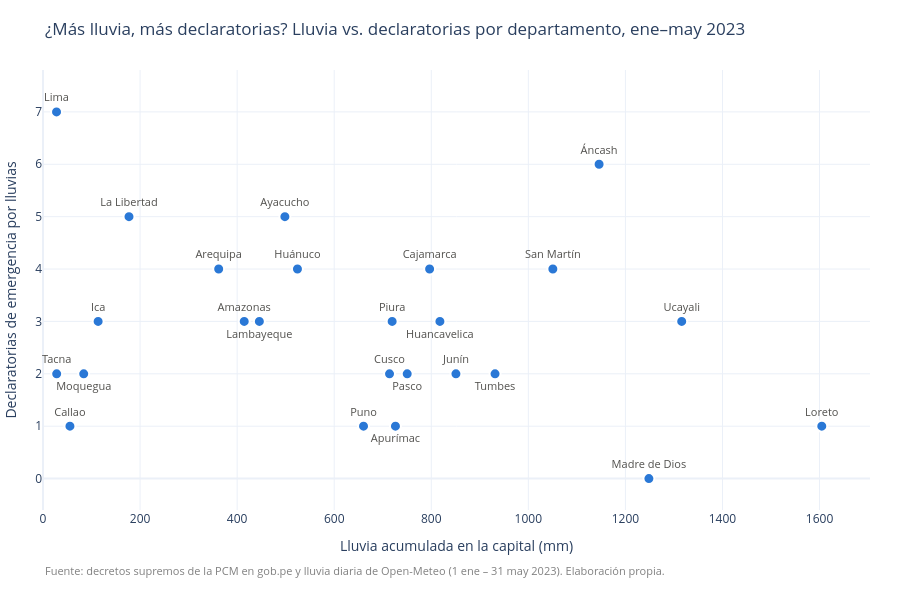

Here is the notebook cell this chart was saved with:
### Markdown cell above
## 8. Gráficos con Plotly

**Dispersión.** Cada punto es un departamento: en X la lluvia acumulada en su capital (1 de enero – 31 de mayo de 2023) y en Y el número de declaratorias de emergencia por lluvias que lo mencionan. Como muchos departamentos tienen el mismo número de declaratorias, algunos nombres quedarían encimados; cuando dos puntos de la misma altura están muy cerca, alternamos su etiqueta arriba/abajo. Al pasar el mouse se ven la capital, los días de lluvia fuerte y las prórrogas.

### Code cell
AZUL = "#2a78d6"
GRIS = "#52514e"
FUENTE = ("Fuente: decretos supremos de la PCM en gob.pe y lluvia diaria de Open-Meteo "
          "(1 ene – 31 may 2023). Elaboración propia.")

# Etiquetas: si dos puntos con las mismas declaratorias están cerca en X,
# la segunda etiqueta va abajo para que no se encimen.
graf = tabla.sort_values(["declaratorias", "lluvia_total_mm"]).reset_index(drop=True)
umbral = 0.08 * graf["lluvia_total_mm"].max()
posiciones = []
for i, fila in graf.iterrows():
    cerca = (i > 0
             and graf.loc[i - 1, "declaratorias"] == fila["declaratorias"]
             and fila["lluvia_total_mm"] - graf.loc[i - 1, "lluvia_total_mm"] < umbral)
    if cerca and posiciones[-1] == "top center":
        posiciones.append("bottom center")
    else:
        posiciones.append("top center")

fig_dispersion = px.scatter(
    graf, x="lluvia_total_mm", y="declaratorias", text="departamento",
    hover_name="departamento",
    hover_data={"departamento": False, "capital": True,
                "lluvia_total_mm": ":.1f", "dias_lluvia_fuerte": True,
                "declaratorias": True, "prorrogas": True},
    labels={"lluvia_total_mm": "Lluvia acumulada en la capital (mm)",
            "declaratorias": "Declaratorias de emergencia por lluvias",
            "dias_lluvia_fuerte": "Días con 20 mm o más",
            "prorrogas": "Prórrogas", "capital": "Capital"},
    title="¿Más lluvia, más declaratorias? Lluvia vs. declaratorias por departamento, ene–may 2023",
)
fig_dispersion.update_traces(
    marker=dict(size=11, color=AZUL, line=dict(width=2, color="white")),
    textposition=posiciones, textfont=dict(size=11, color=GRIS),
    cliponaxis=False,
)
fig_dispersion.update_layout(
    template="plotly_white", height=600, title_font_size=17,
    margin=dict(l=10, r=30, t=70, b=90),
    xaxis=dict(rangemode="tozero"),
    yaxis=dict(range=[-0.6, graf["declaratorias"].max() + 0.8], dtick=1),
    annotations=[dict(text=FUENTE, showarrow=False, xref="paper", yref="paper",
                      x=0, y=-0.16, xanchor="left", font=dict(size=11, color="gray"))],
)
fig_dispersion.show()

### Figure 1 — Plotly figure (JSON) as saved in the notebook; plotly's stock layout.template omitted (floating-point values rounded to 4 significant figures)
{"data": [{"cliponaxis": false, "customdata": [["Madre de Dios", "Puerto Maldonado", 23, 0], ["Callao", "Callao", 0, 0], ["Puno", "Puno", 4, 0], ["Apurímac", "Abancay", 3, 0], ["Loreto", "Iquitos", 26, 0], ["Tacna", "Tacna", 0, 0], ["Moquegua", "Moquegua", 0, 0], ["Cusco", "Cusco", 1, 0], ["Pasco", "Cerro de Pasco", 1, 0], ["Junín", "Huancayo", 6, 0], ["Tumbes", "Tumbes", 14, 1], ["Ica", "Ica", 0, 0], ["Amazonas", "Chachapoyas", 3, 1], ["Lambayeque", "Chiclayo", 4, 1], ["Piura", "Piura", 12, 1], ["Huancavelica", "Huancavelica", 3, 0], ["Ucayali", "Pucallpa", 24, 0], ["Arequipa", "Arequipa", 1, 0], ["Huánuco", "Huánuco", 2, 0], ["Cajamarca", "Cajamarca", 0, 0], ["San Martín", "Moyobamba", 12, 0], ["La Libertad", "Trujillo", 1, 0], ["Ayacucho", "Ayacucho", 2, 1], ["Áncash", "Huaraz", 9, 1], ["Lima", "Huacho", 0, 0]], "hovertemplate": "<b>%{hovertext}</b><br><br>Lluvia acumulada en la capital (mm)=%{x:.1f}<br>Declaratorias de emergencia por lluvias=%{y}<br>Capital=%{customdata[1]}<br>Días con 20 mm o más=%{customdata[2]}<br>Prórrogas=%{customdata[3]}<extra></extra>", "hovertext": ["Madre de Dios", "Callao", "Puno", "Apurímac", "Loreto", "Tacna", "Moquegua", "Cusco", "Pasco", "Junín", "Tumbes", "Ica", "Amazonas", "Lambayeque", "Piura", "Huancavelica", "Ucayali", "Arequipa", "Huánuco", "Cajamarca", "San Martín", "La Libertad", "Ayacucho", "Áncash", "Lima"], "legendgroup": "", "marker": {"color": "#2a78d6", "line": {"color": "white", "width": 2}, "size": 11, "symbol": "circle"}, "mode": "markers+text", "name": "", "orientation": "v", "showlegend": false, "text": ["Madre de Dios", "Callao", "Puno", "Apurímac", "Loreto", "Tacna", "Moquegua", "Cusco", "Pasco", "Junín", "Tumbes", "Ica", "Amazonas", "Lambayeque", "Piura", "Huancavelica", "Ucayali", "Arequipa", "Huánuco", "Cajamarca", "San Martín", "La Libertad", "Ayacucho", "Áncash", "Lima"], "textfont": {"color": "#52514e", "size": 11}, "textposition": ["top center", "top center", "top center", "bottom center", "top center", "top center", "bottom center", "top center", "bottom center", "top center", "bottom center", "top center", "top center", "bottom center", "top center", "bottom center", "top center", "top center", "top center", "top center", "top center", "top center", "top center", "top center", "top center"], "type": "scatter", "x": [1248.0, 55.5, 660.4, 726.2, 1605.0, 28.2, 83.9, 714.0, 750.4, 850.8, 931.4, 113.6, 414.6, 445.8, 719.4, 817.8, 1316.0, 362.0, 524.3, 796.6, 1050.0, 177.2, 498.4, 1146.0, 27.9], "xaxis": "x", "y": [0, 1, 1, 1, 1, 2, 2, 2, 2, 2, 2, 3, 3, 3, 3, 3, 3, 4, 4, 4, 4, 5, 5, 6, 7], "yaxis": "y"}], "layout": {"annotations": [{"font": {"color": "gray", "size": 11}, "showarrow": false, "text": "Fuente: decretos supremos de la PCM en gob.pe y lluvia diaria de Open-Meteo (1 ene – 31 may 2023). Elaboración propia.", "x": 0, "xanchor": "left", "xref": "paper", "y": -0.16, "yref": "paper"}], "height": 600, "legend": {"tracegroupgap": 0}, "margin": {"b": 90, "l": 10, "r": 30, "t": 70}, "title": {"font": {"size": 17}, "text": "¿Más lluvia, más declaratorias? Lluvia vs. declaratorias por departamento, ene–may 2023"}, "xaxis": {"anchor": "y", "domain": [0, 1], "rangemode": "tozero", "title": {"text": "Lluvia acumulada en la capital (mm)"}}, "yaxis": {"anchor": "x", "domain": [0, 1], "dtick": 1, "range": [-0.6, 7.8], "title": {"text": "Declaratorias de emergencia por lluvias"}}}}
